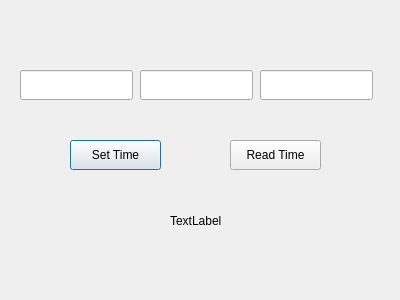
<?xml version="1.0" encoding="UTF-8"?>
<ui version="4.0">
 <class>Dialog</class>
 <widget class="QDialog" name="Dialog">
  <property name="geometry">
   <rect>
    <x>0</x>
    <y>0</y>
    <width>400</width>
    <height>300</height>
   </rect>
  </property>
  <property name="windowTitle">
   <string>Dialog</string>
  </property>
  <widget class="QLabel" name="label">
   <property name="geometry">
    <rect>
     <x>170</x>
     <y>210</y>
     <width>68</width>
     <height>22</height>
    </rect>
   </property>
   <property name="text">
    <string>TextLabel</string>
   </property>
  </widget>
  <widget class="QLineEdit" name="lineEdit">
   <property name="geometry">
    <rect>
     <x>260</x>
     <y>70</y>
     <width>113</width>
     <height>30</height>
    </rect>
   </property>
  </widget>
  <widget class="QPushButton" name="pushButton">
   <property name="geometry">
    <rect>
     <x>70</x>
     <y>140</y>
     <width>91</width>
     <height>30</height>
    </rect>
   </property>
   <property name="text">
    <string>Set Time</string>
   </property>
  </widget>
  <widget class="QLineEdit" name="lineEdit_2">
   <property name="geometry">
    <rect>
     <x>140</x>
     <y>70</y>
     <width>113</width>
     <height>30</height>
    </rect>
   </property>
  </widget>
  <widget class="QLineEdit" name="lineEdit_3">
   <property name="geometry">
    <rect>
     <x>20</x>
     <y>70</y>
     <width>113</width>
     <height>30</height>
    </rect>
   </property>
  </widget>
  <widget class="QPushButton" name="pushButton_2">
   <property name="geometry">
    <rect>
     <x>230</x>
     <y>140</y>
     <width>91</width>
     <height>30</height>
    </rect>
   </property>
   <property name="text">
    <string>Read Time</string>
   </property>
  </widget>
 </widget>
 <layoutdefault spacing="6" margin="11"/>
 <resources/>
 <connections/>
</ui>
